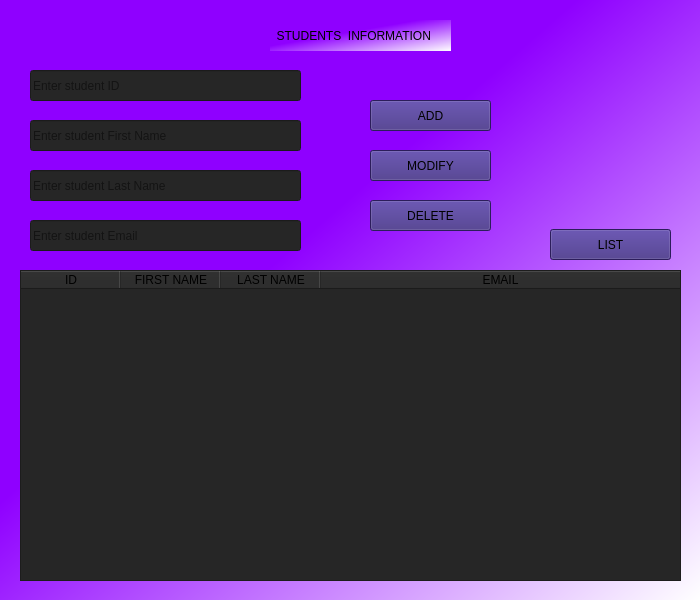
<?xml version="1.0" encoding="UTF-8"?>
<ui version="4.0">
 <class>Dialog</class>
 <widget class="QWidget" name="Dialog">
  <property name="geometry">
   <rect>
    <x>0</x>
    <y>0</y>
    <width>700</width>
    <height>600</height>
   </rect>
  </property>
  <property name="windowTitle">
   <string>Form</string>
  </property>
  <property name="styleSheet">
   <string notr="true">background-color:qlineargradient(spread:pad, x1:0.409, y1:0.420455, x2:1, y2:1, stop:0 rgba(143, 0, 255, 255), stop:1 rgba(255, 255, 255, 255))</string>
  </property>
  <widget class="QLineEdit" name="lineEdit_id">
   <property name="geometry">
    <rect>
     <x>30</x>
     <y>70</y>
     <width>271</width>
     <height>31</height>
    </rect>
   </property>
   <property name="styleSheet">
    <string notr="true">background-color: rgb(38, 38, 38);</string>
   </property>
   <property name="placeholderText">
    <string>Enter student ID</string>
   </property>
  </widget>
  <widget class="QLineEdit" name="lineEdit_first">
   <property name="geometry">
    <rect>
     <x>30</x>
     <y>120</y>
     <width>271</width>
     <height>31</height>
    </rect>
   </property>
   <property name="styleSheet">
    <string notr="true">background-color: rgb(38, 38, 38);</string>
   </property>
   <property name="text">
    <string/>
   </property>
   <property name="placeholderText">
    <string>Enter student First Name</string>
   </property>
  </widget>
  <widget class="QLineEdit" name="lineEdit_last">
   <property name="geometry">
    <rect>
     <x>30</x>
     <y>170</y>
     <width>271</width>
     <height>31</height>
    </rect>
   </property>
   <property name="styleSheet">
    <string notr="true">background-color: rgb(38, 38, 38);</string>
   </property>
   <property name="placeholderText">
    <string>Enter student Last Name</string>
   </property>
  </widget>
  <widget class="QPushButton" name="pushButton_add">
   <property name="geometry">
    <rect>
     <x>370</x>
     <y>100</y>
     <width>121</width>
     <height>31</height>
    </rect>
   </property>
   <property name="styleSheet">
    <string notr="true">background-color: rgb(61, 41, 128);</string>
   </property>
   <property name="text">
    <string>ADD</string>
   </property>
  </widget>
  <widget class="QLineEdit" name="lineEdit_email">
   <property name="geometry">
    <rect>
     <x>30</x>
     <y>220</y>
     <width>271</width>
     <height>31</height>
    </rect>
   </property>
   <property name="styleSheet">
    <string notr="true">background-color: rgb(38, 38, 38);</string>
   </property>
   <property name="placeholderText">
    <string>Enter student Email</string>
   </property>
  </widget>
  <widget class="QPushButton" name="pushButton_modify">
   <property name="geometry">
    <rect>
     <x>370</x>
     <y>150</y>
     <width>121</width>
     <height>31</height>
    </rect>
   </property>
   <property name="styleSheet">
    <string notr="true">background-color: rgb(61, 41, 128);</string>
   </property>
   <property name="text">
    <string>MODIFY</string>
   </property>
  </widget>
  <widget class="QPushButton" name="pushButton_delet">
   <property name="geometry">
    <rect>
     <x>370</x>
     <y>200</y>
     <width>121</width>
     <height>31</height>
    </rect>
   </property>
   <property name="styleSheet">
    <string notr="true">background-color: rgb(61, 41, 128);</string>
   </property>
   <property name="text">
    <string>DELETE</string>
   </property>
  </widget>
  <widget class="QLabel" name="label">
   <property name="geometry">
    <rect>
     <x>270</x>
     <y>20</y>
     <width>181</width>
     <height>31</height>
    </rect>
   </property>
   <property name="styleSheet">
    <string notr="true"/>
   </property>
   <property name="text">
    <string>  STUDENTS  INFORMATION</string>
   </property>
  </widget>
  <widget class="QTableWidget" name="tableWidget">
   <property name="geometry">
    <rect>
     <x>20</x>
     <y>270</y>
     <width>661</width>
     <height>311</height>
    </rect>
   </property>
   <property name="styleSheet">
    <string notr="true">background-color: rgb(38, 38, 38);</string>
   </property>
   <attribute name="horizontalHeaderCascadingSectionResizes">
    <bool>false</bool>
   </attribute>
   <attribute name="horizontalHeaderHighlightSections">
    <bool>true</bool>
   </attribute>
   <attribute name="horizontalHeaderShowSortIndicator" stdset="0">
    <bool>false</bool>
   </attribute>
   <attribute name="horizontalHeaderStretchLastSection">
    <bool>true</bool>
   </attribute>
   <attribute name="verticalHeaderVisible">
    <bool>false</bool>
   </attribute>
   <attribute name="verticalHeaderCascadingSectionResizes">
    <bool>false</bool>
   </attribute>
   <attribute name="verticalHeaderHighlightSections">
    <bool>false</bool>
   </attribute>
   <attribute name="verticalHeaderShowSortIndicator" stdset="0">
    <bool>false</bool>
   </attribute>
   <attribute name="verticalHeaderStretchLastSection">
    <bool>false</bool>
   </attribute>
   <column>
    <property name="text">
     <string>ID</string>
    </property>
   </column>
   <column>
    <property name="text">
     <string>FIRST NAME</string>
    </property>
   </column>
   <column>
    <property name="text">
     <string>LAST NAME</string>
    </property>
   </column>
   <column>
    <property name="text">
     <string>EMAIL</string>
    </property>
   </column>
  </widget>
  <widget class="QPushButton" name="pushButton_list">
   <property name="geometry">
    <rect>
     <x>550</x>
     <y>229</y>
     <width>121</width>
     <height>31</height>
    </rect>
   </property>
   <property name="styleSheet">
    <string notr="true">background-color: rgb(61, 41, 128);</string>
   </property>
   <property name="text">
    <string>LIST</string>
   </property>
  </widget>
 </widget>
 <resources/>
 <connections/>
</ui>
